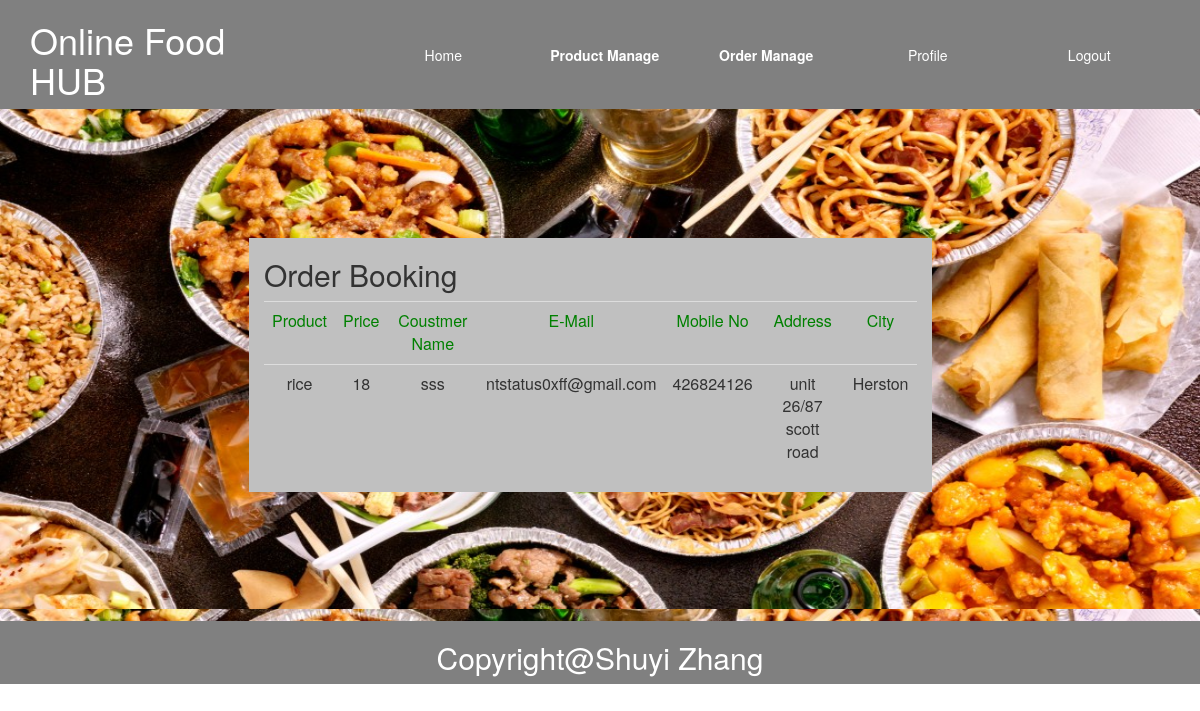
Page /index.php/admin_welcome/online_order_page on the committed database.
### tables this page shows
CREATE TABLE `order_booking` (
  `id` int(11) NOT NULL,
  `cname` varchar(50) DEFAULT NULL,
  `address` varchar(50) DEFAULT NULL,
  `city` varchar(20) DEFAULT NULL,
  `email` varchar(50) DEFAULT NULL,
  `mno` varchar(20) DEFAULT NULL,
  `pname` varchar(50) DEFAULT NULL,
  `price` varchar(50) DEFAULT NULL,
  `type` varchar(50) DEFAULT NULL
);

### application/controllers/Admin_welcome.php (called while the page is built, shortened)
<?php
class Admin_welcome extends CI_controller
{
	function __construct()
	{
		$this->load->library('session');
		$this->load->helper('url');
		$this->load->helper('form');
		$this->load->library('form_validation');
	}
	function online_order_page()
	{
		$this->load->model('admin_welcome_model');
		$data=$this->admin_welcome_model->online_order_list();
	    $this->load->view('online_order',['data'=>$data]);
	}
}
?>

### index.php (called while the page is built, shortened)
<?php
require_once BASEPATH.'core/CodeIgniter.php';

### application/models/Admin_welcome_model.php (called while the page is built, shortened)
<?php
class Admin_welcome_model extends CI_Model
{
	public function online_order_list()
	{
	$q=$this->db->select(['id','pname','price','cname','email','mno','address','city'])->from('order_booking')->where('type','online')->get();
		return $q->result();
	}
}
?>

### application/views/online_order.php (the view, shortened to what this page needs)
<html>
<head>
<link type="text/css" rel="stylesheet" href="<?=base_url('tool/css/s2.css'); ?>">
<link type="text/css" rel="stylesheet" href="<?= base_url('tool/css/bootstrap.min.css') ?>" >
</head>
<body>
<div class="container-fluid" style="background:gray;color:white;">
<div class="col-sm-3">
<h1>Online Food HUB</h1>
</div>
<div class="col-sm-9"><br>
<div id='nav'>
<?php
include('amanu.php');
?>
</div>
</div>
</div>
<div class="container-fluid" id="banner">
<div id="form" class="col-sm-7">
<h2>Order Booking</h2>
<table class="table">
<tr>
<td style="color:green"><center>Product</center></td>
<td style="color:green"><center>Price</center></td>
<td style="color:green"><center>Coustmer Name</center></td>
<td style="color:green"><center>E-Mail </center></td>
<td style="color:green"><center>Mobile No</center></td>
<td style="color:green"><center>Address</center></td>
<td style="color:green"><center>City</center></td>
</tr>
<?php foreach($data as $d1) { ?>
<tr>
<td><center><?= $d1->pname; ?></center></td>
<td><center><?= $d1->price; ?></center></td>
<td><center><?= $d1->cname; ?></center></td>
<td><center><?= $d1->email; ?></center></td>
<td><center><?= $d1->mno; ?></center></td>
<td><center><?= $d1->address; ?></center></td>
<td><center><?= $d1->city; ?></center></td>
</tr>
<?php } ?>
</table>
</div>
</div>
<div class="container-fluid" style="background:gray;color:white;">
<h2 align="center">Copyright@Shuyi Zhang</h2>
</div>
</body>
</html>

### tool/css/s2.css (style rules this page uses)
@media (max-width:2000px) and (min-width:700px) { ul li a { text-decoration:none; color:white; } }
#banner { background:url('../img/food.jpg'); background-size:100% 500px; }
#form { background:silver; z-index:5px; margin-left:20%; margin-top:11%; margin-bottom:11%; }

### rows in the picture
order_booking: pname "rice", price "18", cname "sss", email "ntstatus0xff@gmail.com", mno "426824126", address "unit 26/87 scott road", city "Herston"

### other values in the picture
anchor('admin_welcome/home_open','Home',['un'=>'un']) "Home"
anchor('admin_welcome/user_profile','Profile') "Profile"
anchor('Private_area/logout','Logout') "Logout"
